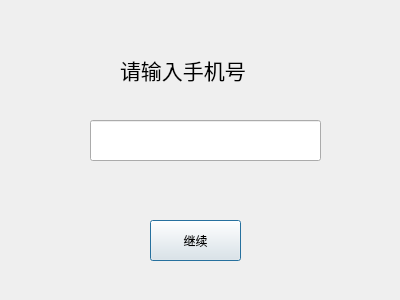
<?xml version="1.0" encoding="UTF-8"?>
<ui version="4.0">
 <class>Register</class>
 <widget class="QDialog" name="Register">
  <property name="geometry">
   <rect>
    <x>0</x>
    <y>0</y>
    <width>400</width>
    <height>300</height>
   </rect>
  </property>
  <property name="windowTitle">
   <string>Dialog</string>
  </property>
  <widget class="QLineEdit" name="phoneNum">
   <property name="geometry">
    <rect>
     <x>90</x>
     <y>120</y>
     <width>231</width>
     <height>41</height>
    </rect>
   </property>
   <property name="font">
    <font>
     <pointsize>18</pointsize>
    </font>
   </property>
  </widget>
  <widget class="QLabel" name="label">
   <property name="geometry">
    <rect>
     <x>120</x>
     <y>40</y>
     <width>171</width>
     <height>61</height>
    </rect>
   </property>
   <property name="text">
    <string>&lt;html&gt;&lt;head/&gt;&lt;body&gt;&lt;p&gt;&lt;span style=&quot; font-size:16pt;&quot;&gt;请输入手机号&lt;/span&gt;&lt;/p&gt;&lt;/body&gt;&lt;/html&gt;</string>
   </property>
  </widget>
  <widget class="QPushButton" name="continueBtn">
   <property name="geometry">
    <rect>
     <x>150</x>
     <y>220</y>
     <width>91</width>
     <height>41</height>
    </rect>
   </property>
   <property name="text">
    <string>继续</string>
   </property>
  </widget>
 </widget>
 <resources/>
 <connections/>
</ui>
